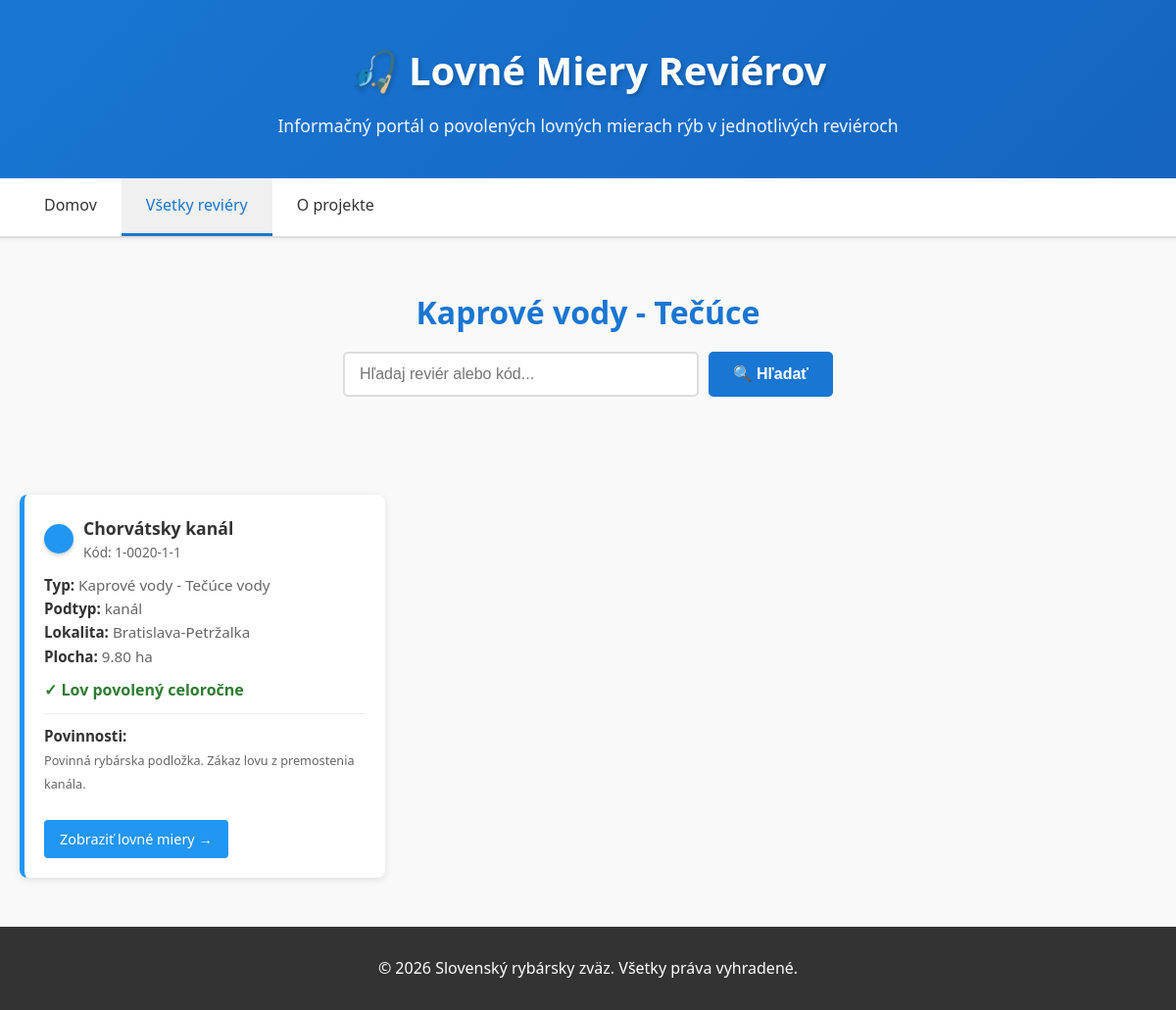
/reviery.php?typ=1, run on the app's committed database.
### tables this page shows
CREATE TABLE IF NOT EXISTS `reviery` (
  `id` INT AUTO_INCREMENT PRIMARY KEY,
  `kod_revieru` VARCHAR(20) NOT NULL UNIQUE,
  `nazev` VARCHAR(255) NOT NULL,
  `typ_vody_id` INT NOT NULL,
  `podtyp` VARCHAR(100),
  `plocha_ha` DECIMAL(10,2),
  `lokalita` VARCHAR(255),
  `popis` TEXT,
  `poznamky` TEXT,
  `zakaz_od` DATE,
  `zakaz_do` DATE,
  `povinnosti` TEXT,
  `created_at` TIMESTAMP DEFAULT CURRENT_TIMESTAMP,
  `updated_at` TIMESTAMP DEFAULT CURRENT_TIMESTAMP ON UPDATE CURRENT_TIMESTAMP,
  FOREIGN KEY (`typ_vody_id`) REFERENCES `typy_vod`(`id`)
);

CREATE TABLE IF NOT EXISTS `typy_vod` (
  `id` INT PRIMARY KEY,
  `nazev` VARCHAR(100) NOT NULL,
  `farba` VARCHAR(20) NOT NULL,
  `popis` TEXT
);

### models/Reviery.php (called while the page is built, shortened)
<?php
class Reviery {
    private $conn;
    private $table = 'reviery';
    public function __construct($db) {
        $this->conn = $db;
    }
    public function getByType($type_id) {
        $query = 'SELECT r.*, t.nazev as typ_nazev, t.farba
                  FROM ' . $this->table . ' r
                  JOIN typy_vod t ON r.typ_vody_id = t.id
                  WHERE r.typ_vody_id = ?
                  ORDER BY r.nazev';
        $stmt = $this->conn->prepare($query);
        $stmt->execute([$type_id]);
        return $stmt->fetchAll(PDO::FETCH_ASSOC);
    }
}
?>

### public/reviery.php (the view, shortened to what this page needs)
<?php
require_once '../models/Reviery.php';
$db = new Database();
$conn = $db->connect();
$revieryModel = new Reviery($conn);
$reviery = [];
$search = '';
$title = 'Všetky reviéry';
if (isset($_GET['search']) && !empty($_GET['search'])) {
    $search = $_GET['search'];
    $reviery = $revieryModel->search($search);
    $title = 'Výsledky hľadania: ' . htmlspecialchars($search);
} elseif (isset($_GET['typ']) && !empty($_GET['typ'])) {
    $typ = intval($_GET['typ']);
    $reviery = $revieryModel->getByType($typ);
    $typyNazvy = ['', 'Kaprové vody - Tečúce', 'Kaprové vody - Nádrže', 'Kaprové vody - Ostatné', 'Pstruhové vody', 'Lipňové vody'];
    $title = $typyNazvy[$typ] ?? 'Reviéry';
} else {
    $reviery = $revieryModel->getAll();
}
$farbyMapa = [
    'modrá' => '#2196F3',
    'červená' => '#f44336',
    'zelená' => '#4CAF50',
    'žltá' => '#FFC107',
    'oranžová' => '#FF9800'
];
?>
<!DOCTYPE html>
<html lang="sk">
<head>
    <link rel="stylesheet" href="css/style.css">
</head>
<body>
    <header>
        <div class="container">
            <h1>🎣 Lovné Miery Reviérov</h1>
            <p>Informačný portál o povolených lovných mierach rýb v jednotlivých reviéroch</p>
        </div>
    </header>
    <nav class="navbar">
        <div class="container">
            <ul>
                <li><a href="index.php">Domov</a></li>
                <li><a href="reviery.php" class="active">Všetky reviéry</a></li>
                <li><a href="o-nas.php">O projekte</a></li>
            </ul>
        </div>
    </nav>
    <main class="container">
        <section class="hero">
            <h2><?php echo htmlspecialchars($title); ?></h2>
            <div class="search-box">
                <form method="GET" action="reviery.php">
                    <input type="text" name="search" placeholder="Hľadaj reviér alebo kód..." value="<?php echo htmlspecialchars($search); ?>">
                    <button type="submit">🔍 Hľadať</button>
                </form>
            </div>
        </section>
        <?php if (count($reviery) > 0): ?>
            <div class="reviery-container">
                <?php foreach ($reviery as $reviera): ?>
                    <?php
                        $farba = $farbyMapa[$reviera['farba']] ?? '#2196F3';
                        $lovPovoleny = $revieryModel->isLovPovoleny($reviera['id']);
                    ?>
                    <div class="reviera-card" style="border-left-color: <?php echo $farba; ?>;">
                        <div class="reviera-header">
                            <div class="reviera-color" style="background-color: <?php echo $farba; ?>;"></div>
                            <div class="reviera-title">
                                <h3><?php echo htmlspecialchars($reviera['nazev']); ?></h3>
                                <div class="reviera-kod">Kód: <?php echo htmlspecialchars($reviera['kod_revieru']); ?></div>
                            </div>
                        </div>
                        <div class="reviera-info">
                            <strong>Typ:</strong> <?php echo htmlspecialchars($reviera['typ_nazev']); ?><br>
                            <?php if ($reviera['podtyp']): ?>
                                <strong>Podtyp:</strong> <?php echo htmlspecialchars($reviera['podtyp']); ?><br>
                            <?php endif; ?>
                            <?php if ($reviera['lokalita']): ?>
                                <strong>Lokalita:</strong> <?php echo htmlspecialchars($reviera['lokalita']); ?><br>
                            <?php endif; ?>
                            <?php if ($reviera['plocha_ha']): ?>
                                <strong>Plocha:</strong> <?php echo htmlspecialchars($reviera['plocha_ha']); ?> ha<br>
                            <?php endif; ?>
                        </div>
                        <?php if ($reviera['zakaz_od'] && $reviera['zakaz_do']): ?>
                            <div class="zakaz-badge">
                                ⚠️ Zákaz lovu: <?php echo date('d.m', strtotime($reviera['zakaz_od'])); ?> - <?php echo date('d.m', strtotime($reviera['zakaz_do'])); ?>
                                <?php if (!$lovPovoleny): ?>
                                    <br><strong>Dnes zákaz!</strong>
                                <?php endif; ?>
                            </div>
                        <?php else: ?>
                            <div style="color: #2e7d32; margin-top: 10px; font-weight: 600;">✓ Lov povolený celoročne</div>
                        <?php endif; ?>
                        <?php if ($reviera['povinnosti']): ?>
                            <div class="reviera-info" style="margin-top: 10px; padding-top: 10px; border-top: 1px solid #eee;">
                                <strong>Povinnosti:</strong><br>
                                <small><?php echo htmlspecialchars($reviera['povinnosti']); ?></small>
                            </div>
                        <?php endif; ?>
                        <a href="detail.php?id=<?php echo $reviera['id']; ?>" class="view-btn">Zobraziť lovné miery →</a>
                    </div>
                <?php endforeach; ?>
            </div>
        <?php endif; ?>
    </main>
    <footer>
        <div class="container">
            <p>&copy; 2026 Slovenský rybársky zväz. Všetky práva vyhradené.</p>
        </div>
    </footer>
</body>
</html>

### public/css/style.css (style rules this page uses)
:root { --primary-color: #1976D2; --secondary-color: #f44336; --success-color: #4CAF50; --warning-color: #FFC107; --danger-color: #f44336; --light-bg: #f5f5f5; --border-color: #ddd; --text-color: #333; --text-light: #666; }
* { margin: 0; padding: 0; box-sizing: border-box; }
body { font-family: 'Segoe UI', Tahoma, Geneva, Verdana, sans-serif; color: var(--text-color); line-height: 1.6; background-color: #f9f9f9; }
.container { max-width: 1200px; margin: 0 auto; padding: 0 20px; }
header { background: linear-gradient(135deg, var(--primary-color) 0%, #1565C0 100%); color: white; padding: 40px 0; text-align: center; box-shadow: 0 2px 5px rgba(0,0,0,0.1); }
header h1 { font-size: 2.5em; margin-bottom: 10px; text-shadow: 2px 2px 4px rgba(0,0,0,0.2); }
header p { font-size: 1.1em; opacity: 0.95; }
.navbar { background-color: #fff; border-bottom: 2px solid var(--border-color); position: sticky; top: 0; z-index: 100; box-shadow: 0 2px 3px rgba(0,0,0,0.05); }
.navbar ul { list-style: none; display: flex; gap: 0; }
.navbar a { display: block; padding: 15px 25px; text-decoration: none; color: var(--text-color); border-bottom: 3px solid transparent; transition: all 0.3s ease; font-weight: 500; }
.navbar a:hover, .navbar a.active { border-bottom-color: var(--primary-color); background-color: #f0f0f0; color: var(--primary-color); }
main { padding: 40px 0; }
.hero { text-align: center; padding: 50px 0; margin-bottom: 50px; }
.hero h2 { font-size: 2em; margin-bottom: 15px; color: var(--primary-color); }
.search-box form { display: flex; gap: 10px; max-width: 500px; margin: 0 auto; flex-wrap: wrap; justify-content: center; }
.search-box input { flex: 1; min-width: 250px; padding: 12px 15px; border: 2px solid var(--border-color); border-radius: 5px; font-size: 1em; transition: border-color 0.3s; }
.search-box button { padding: 12px 25px; background-color: var(--primary-color); color: white; border: none; border-radius: 5px; font-size: 1em; cursor: pointer; transition: background-color 0.3s; font-weight: 600; }
footer { background-color: #333; color: white; text-align: center; padding: 30px 0; margin-top: 50px; }
footer p { margin: 0; }

### public/reviery.php (style rules this page uses)
.reviery-container { display: grid; grid-template-columns: repeat(auto-fill, minmax(350px, 1fr)); gap: 20px; margin: 30px 0; }
.reviera-card { background: white; border-radius: 8px; padding: 20px; box-shadow: 0 2px 8px rgba(0,0,0,0.1); transition: transform 0.3s, box-shadow 0.3s; border-left: 5px solid #2196F3; cursor: pointer; }
.reviera-header { display: flex; align-items: center; gap: 10px; margin-bottom: 10px; }
.reviera-color { width: 30px; height: 30px; border-radius: 50%; box-shadow: 0 2px 4px rgba(0,0,0,0.2); }
.reviera-title { flex-grow: 1; }
.reviera-title h3 { margin: 0; color: #333; font-size: 1.1em; }
.reviera-kod { font-size: 0.85em; color: #666; font-weight: 500; }
.reviera-info { font-size: 0.95em; color: #666; margin: 10px 0; line-height: 1.6; }
.reviera-info strong { color: #333; }
.view-btn { display: inline-block; margin-top: 15px; padding: 8px 16px; background-color: #2196F3; color: white; text-decoration: none; border-radius: 4px; transition: background-color 0.3s; font-size: 0.9em; }

### data on the page
reviery: nazev "Chorvátsky kanál", kod_revieru "1-0020-1-1", typ_vody.nazev "Kaprové vody - Tečúce vody", podtyp "kanál", lokalita "Bratislava-Petržalka", plocha_ha "9.80", shows "✓ Lov povolený celoročne", povinnosti "Povinná rybárska podložka. Zákaz lovu z premostenia kanála."

### other printed values
$title "Kaprové vody - Tečúce"
